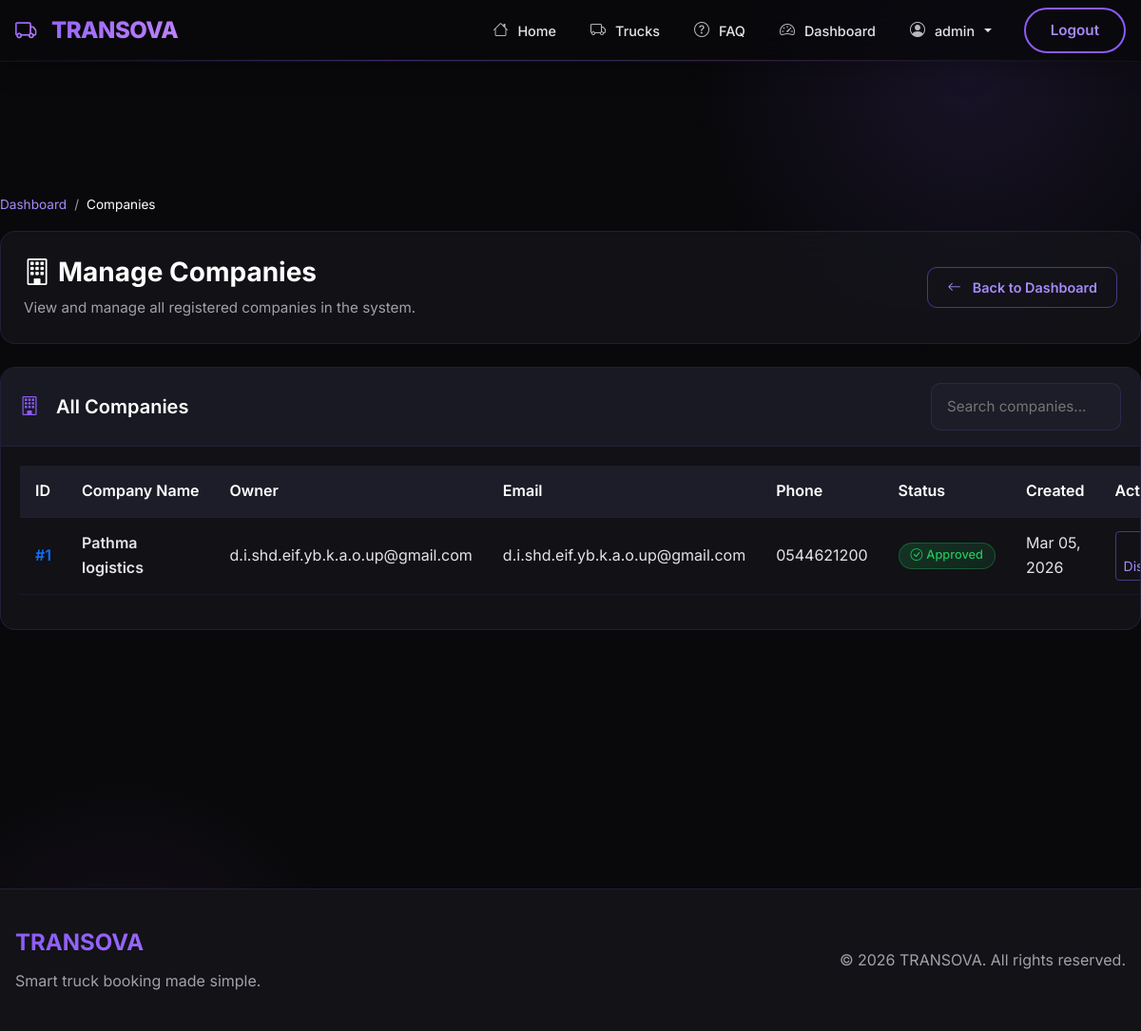
/bookings/admin/companies/ (signed in), run on the app's committed database.
### accounts/models.py (models this page shows, shortened)
class User(AbstractUser):
    ROLE_ADMIN = "ADMIN"
    ROLE_COMPANY = "COMPANY"
    ROLE_CUSTOMER = "CUSTOMER"
    ROLE_DRIVER = "DRIVER"
    ROLE_CHOICES = (
        (ROLE_ADMIN, "Admin"),
        (ROLE_COMPANY, "Company"),
        (ROLE_CUSTOMER, "Customer"),
        (ROLE_DRIVER, "Driver"),
    )
    role = models.CharField(max_length=20, choices=ROLE_CHOICES, default=ROLE_CUSTOMER)
    phone = models.CharField(max_length=20, blank=True)
    address = models.TextField(blank=True)
    profile_picture = models.ImageField(
        upload_to="profile_pics/", blank=True, null=True
    )
    date_of_birth = models.DateField(null=True, blank=True)
    gender = models.CharField(
        max_length=10,
        choices=[
            ("male", "Male"),
            ("female", "Female"),
            ("other", "Other"),
        ],
        blank=True,
    )
    groups = models.ManyToManyField(
        "auth.Group",
        verbose_name="groups",
        blank=True,
        help_text="The groups this user belongs to.",
        related_name="custom_user_set",
        related_query_name="user",
    )
    user_permissions = models.ManyToManyField(
        "auth.Permission",
        verbose_name="user permissions",
        blank=True,
        help_text="Specific permissions for this user.",
        related_name="custom_user_set",
        related_query_name="user",
    )

### fleet/models.py (models this page shows, shortened)
class Company(models.Model):
    user = models.OneToOneField(
        settings.AUTH_USER_MODEL,
        on_delete=models.CASCADE,
        related_name="company_profile",
    )
    company_name = models.CharField(max_length=255)
    trade_license = models.CharField(max_length=100, blank=True)
    phone = models.CharField(max_length=20, blank=True)
    address = models.TextField(blank=True)
    logo = models.ImageField(upload_to="company_logos/", blank=True, null=True)
    description = models.TextField(blank=True)
    website = models.URLField(blank=True)
    contact_person = models.CharField(max_length=100, blank=True)
    is_approved = models.BooleanField(default=False, db_index=True)
    created_at = models.DateTimeField(auto_now_add=True, null=True, blank=True)
    updated_at = models.DateTimeField(auto_now=True, null=True, blank=True)
    class Meta:
        ordering = ["-created_at"]
        verbose_name_plural = "Companies"

### bookings/views.py (the view)
# urls.py: path("admin/companies/", admin_companies, name="admin_companies"),
@login_required(login_url="/login/")
def admin_companies(request):
    if not (
        request.user.is_staff
        or request.user.is_superuser
        or request.user.role == "ADMIN"
    ):
        messages.error(request, "You are not authorized to view this page.")
        return redirect("login")
    companies = Company.objects.all().order_by("-created_at")
    return render(request, "bookings/admin_companies.html", {"companies": companies})

### bookings/context_processors.py (called while the page is built)
def pending_companies_count(request):
    try:
        if request.user.is_authenticated and (
            request.user.is_staff
            or request.user.is_superuser
            or request.user.role == "ADMIN"
        ):
            return {
                "pending_companies": Company.objects.filter(is_approved=False).count()
            }
    except:
        pass
    return {"pending_companies": 0}

### bookings/templates/bookings/admin_companies.html (shortened to what this page needs)
{% extends "bookings/admin_base.html" %}
{% block admin_content %}
<nav class="admin-breadcrumb">
    <a href="{% url 'admin_dashboard' %}">Dashboard</a>
    <span class="separator">/</span>
    <span class="current">Companies</span>
</nav>
<div class="admin-page-header">
    <div class="row align-items-center">
        <div class="col-md-8">
            <h1 class="admin-page-title">
                <i class="bi bi-building me-2"></i>Manage Companies
            </h1>
            <p class="admin-page-subtitle">View and manage all registered companies in the system.</p>
        </div>
        <div class="col-md-4 text-md-end">
            <a href="{% url 'admin_dashboard' %}" class="btn btn-admin btn-admin-outline">
                <i class="bi bi-arrow-left me-1"></i> Back to Dashboard
            </a>
        </div>
    </div>
</div>
<div class="row">
    <div class="col-md-12">
        <div class="admin-card">
            <div class="card-header d-flex justify-content-between align-items-center flex-wrap gap-2">
                <h5><i class="bi bi-building me-2"></i>All Companies</h5>
                <input type="text" class="form-admin" placeholder="Search companies..." id="companySearch" style="width: 200px;">
            </div>
            <div class="card-body table-responsive">
                <table class="table admin-table" id="companiesTable">
                    <thead>
                        <tr>
                            <th>ID</th>
                            <th>Company Name</th>
                            <th>Owner</th>
                            <th>Email</th>
                            <th>Phone</th>
                            <th>Status</th>
                            <th>Created</th>
                            <th>Actions</th>
                        </tr>
                    </thead>
                    <tbody>
                        {% for company in companies %}
                        <tr>
                            <td>
                                <span class="text-primary fw-semibold">#{{ company.id }}</span>
                            </td>
                            <td>
                                <span class="fw-semibold">{{ company.company_name }}</span>
                            </td>
                            <td>{{ company.user.username }}</td>
                            <td>{{ company.user.email }}</td>
                            <td>{{ company.phone|default:"N/A" }}</td>
                            <td>
                                {% if company.is_approved %}
                                <span class="badge badge-admin badge-success-custom">
                                    <i class="bi bi-check-circle me-1"></i>Approved
                                </span>
                                {% else %}
                                <span class="badge badge-admin badge-warning-custom">
                                    <i class="bi bi-clock me-1"></i>Pending
                                </span>
                                {% endif %}
                            </td>
                            <td>{{ company.created_at|date:"M d, Y" }}</td>
                            <td>
                                {% if company.is_approved %}
                                <a href="{% url 'admin_company_disapprove' company.id %}" class="btn btn-sm btn-admin-outline" onclick="return confirm('Disapprove this company? Users from this company will no longer be able to access their dashboard.')">
                                     Disapprove
                                </a>
                                {% else %}
                                <a href="{% url 'admin_company_approve' company.id %}" class="btn btn-sm btn-admin btn-admin-primary">
                                    <i class="bi bi-check-circle me-1"></i> Approve
                                </a>
                                {% endif %}
                            </td>
                        </tr>
                        {% endfor %}
                    </tbody>
                </table>
            </div>
        </div>
    </div>
</div>
{% endblock %}

### bookings/templates/bookings/base.html (shortened to what this page needs)
{% load static %}
<!DOCTYPE html>
<html lang="en">
<head>
    <link href="https://cdn.jsdelivr.net/npm/bootstrap@5.3.3/dist/css/bootstrap.min.css" rel="stylesheet">
    <link href="https://cdn.jsdelivr.net/npm/bootstrap-icons@1.11.3/font/bootstrap-icons.css" rel="stylesheet">
    <link rel="stylesheet" href="https://unpkg.com/leaflet@1.9.4/dist/leaflet.css"/>
    <link rel="stylesheet" href="{% static 'css/theme.css' %}">
</head>
<body>
<nav class="navbar navbar-expand-lg kontrek-navbar fixed-top">
    <div class="container">
        <a class="navbar-brand" href="/">
            <i class="bi bi-truck me-2"></i>TRANSOVA
        </a>
        <div class="collapse navbar-collapse" id="nav">
            <ul class="navbar-nav ms-auto align-items-lg-center">
                <li class="nav-item">
                    <a class="nav-link {% if request.path == '/' %}active{% endif %}" href="/">
                        <i class="bi bi-house me-1"></i> Home
                    </a>
                </li>
                <li class="nav-item">
                    <a class="nav-link {% if '/trucks/' in request.path %}active{% endif %}" href="/trucks/">
                        <i class="bi bi-truck me-1"></i> Trucks
                    </a>
                </li>
                <li class="nav-item">
                    <a class="nav-link {% if '/faq/' in request.path %}active{% endif %}" href="/faq/">
                        <i class="bi bi-question-circle me-1"></i> FAQ
                    </a>
                </li>
                {% if user.is_authenticated %}
                    {% if user.is_staff or user.is_superuser or user.role == 'ADMIN' %}
                    <li class="nav-item">
                        <a class="nav-link" href="/bookings/admin-dashboard/">
                            <i class="bi bi-speedometer2 me-1"></i> Dashboard
                        </a>
                    </li>
                    <li class="nav-item dropdown">
                        <a class="nav-link dropdown-toggle" href="#" role="button" data-bs-toggle="dropdown">
                            <i class="bi bi-person-circle me-1"></i> {{ user.username }}
                        </a>
                    </li>
                    {% elif user.role == 'COMPANY' %}
                    <li class="nav-item"><a class="nav-link" href="/fleet/dashboard/"><i class="bi bi-speedometer2 me-1"></i> Dashboard</a></li>
                    {% else %}
                    <li class="nav-item"><a class="nav-link" href="/dashboard/"><i class="bi bi-speedometer2 me-1"></i> Dashboard</a></li>
                    {% endif %}
                    <li class="nav-item">
                        <a class="kontrek-btn-outline ms-lg-3" href="/logout/">Logout</a>
                    </li>
                {% endif %}
            </ul>
        </div>
    </div>
</nav>
<main class="kontrek-container">
    <div class="toast-container position-fixed top-0 end-0 p-3" style="z-index: 9999;">
    </div>
    {% block content %}{% endblock %}
</main>
<footer class="footer-custom">
    <div class="container">
        <div class="row align-items-center">
            <div class="col-md-6">
                <h5 class="footer-brand">TRANSOVA</h5>
                <p class="text-muted mb-0">Smart truck booking made simple.</p>
            </div>
            <div class="col-md-6 text-md-end">
                <p class="text-muted mb-0">&copy; 2026 TRANSOVA. All rights reserved.</p>
            </div>
        </div>
    </div>
</footer>
</body>
</html>

### static/css/theme.css (style rules this page uses)
:root { --bg-primary: #09090b; --bg-secondary: #121217; --bg-card: #18181f; --bg-tertiary: #222230; --bg-input: rgba(34, 34, 48, 0.6); --accent-primary: #8b5cf6; --accent-secondary: #a78bfa; --accent-success: #22c55e; --accent-warning: #f59e0b; --accent-danger: #ef4444; --accent-info: #3b82f6; --text-primary: #ffffff; --text-secondary: #e4e4e7; --text-muted: #a1a1aa; --border-color: rgba(139, 92, 246, 0.15); --border-light: rgba(139, 92, 246, 0.3); --shadow-card: 0 4px 20px rgba(139, 92, 246, 0.1); --shadow-md: 0 8px 30px rgba(0, 0, 0, 0.25); --shadow-lg: 0 20px 50px rgba(139, 92, 246, 0.2); --radius-sm: 8px; --radius-md: 12px; --radius-lg: 16px; --radius-xl: 24px; --radius-full: 50px; --transition-fast: 0.2s ease; --transition-normal: 0.3s ease; }
*, *::before, *::after { margin: 0; padding: 0; box-sizing: border-box; }
html { scroll-behavior: smooth; }
body { background: var(--bg-primary); color: var(--text-primary); font-family: 'Inter', -apple-system, BlinkMacSystemFont, 'Segoe UI', Roboto, sans-serif; min-height: 100vh; overflow-x: hidden; line-height: 1.6; }
body::before { content: ''; position: fixed; top: -20%; right: -10%; width: 600px; height: 600px; background: radial-gradient(circle, rgba(139, 92, 246, 0.12) 0%, transparent 70%); border-radius: 50%; pointer-events: none; z-index: -1; }
body::after { content: ''; position: fixed; bottom: -20%; left: -10%; width: 500px; height: 500px; background: radial-gradient(circle, rgba(192, 132, 252, 0.08) 0%, transparent 70%); border-radius: 50%; pointer-events: none; z-index: -1; }
h1, h2, h3, h4, h5, h6 { color: var(--text-primary); font-weight: 600; line-height: 1.3; margin-bottom: 0.5em; }
h1 { font-size: clamp(2rem, 4vw, 3rem); font-weight: 700; }
p { color: var(--text-secondary); margin-bottom: 1em; }
a { color: var(--accent-secondary); text-decoration: none; transition: color var(--transition-fast); }
.text-muted { color: var(--text-muted) !important; }
.kontrek-navbar, .navbar-custom, .navbar-futuristic { background: rgba(9, 9, 11, 0.85) !important; backdrop-filter: blur(20px) saturate(180%); -webkit-backdrop-filter: blur(20px) saturate(180%); border-bottom: 1px solid rgba(139, 92, 246, 0.1); padding: 0 0; box-shadow: 0 4px 30px rgba(0, 0, 0, 0.3); }
.navbar { position: relative; padding-top: 8px; padding-bottom: 8px; }
.navbar-brand { font-size: 1.5rem; font-weight: 800; background: linear-gradient(135deg, #8b5cf6, #c084fc); -webkit-background-clip: text; -webkit-text-fill-color: transparent; letter-spacing: -0.5px; display: flex; align-items: center; gap: 8px; padding: 0; }
.navbar-brand i { background: linear-gradient(135deg, #8b5cf6, #c084fc); -webkit-background-clip: text; -webkit-text-fill-color: transparent; font-size: 1.4rem; }
.kontrek-navbar::after { content: ''; position: absolute; bottom: 0; left: 0; right: 0; height: 1px; background: linear-gradient(90deg, transparent, rgba(139, 92, 246, 0.4), rgba(192, 132, 252, 0.2), transparent); pointer-events: none; }
.nav-link { color: var(--text-secondary) !important; padding: 10px 18px !important; border-radius: 10px; font-weight: 500; font-size: 0.9rem; transition: all 0.25s ease; position: relative; display: flex; align-items: center; gap: 6px; }
.nav-link i { font-size: 1rem; opacity: 0.8; transition: opacity 0.25s ease; }
.kontrek-btn-outline, .btn-outline-custom { background: transparent; border: 2px solid #8b5cf6; color: var(--accent-secondary); padding: 10px 26px; border-radius: var(--radius-full); font-weight: 600; font-size: 0.95rem; cursor: pointer; transition: all var(--transition-normal); text-decoration: none; display: inline-block; }
.footer-custom, .footer-futuristic, .footer-dark { background: var(--bg-secondary); border-top: 1px solid var(--border-color); padding: 40px 0; }
.footer-brand { background: linear-gradient(135deg, #8b5cf6, #c084fc); -webkit-background-clip: text; -webkit-text-fill-color: transparent; font-weight: 700; font-size: 1.5rem; }
.kontrek-container, .page-container { padding-top: 70px; min-height: 100vh; }
.container { max-width: 1200px; padding-left: 16px; padding-right: 16px; }

### data on the page
User: username "admin"
Company: id "1", company_name "Pathma logistics", user.username "d.i.shd.eif.yb.k.a.o.up@gmail.com", user.email "d.i.shd.eif.yb.k.a.o.up@gmail.com", phone "0544621200", is_approved True (drawn), created_at "Mar 05, 2026"
